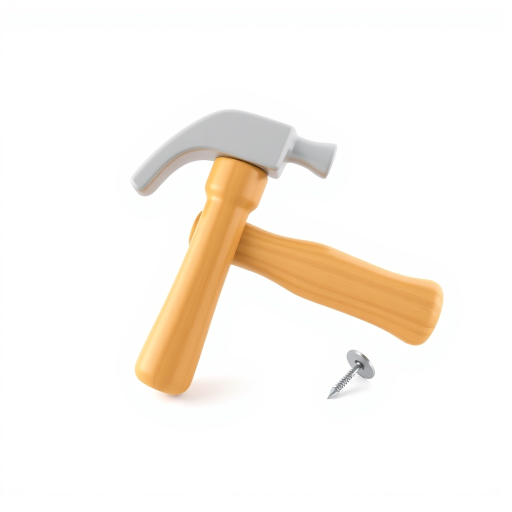
#> input picture art/generated/card_build.jpg, 1024 x 1024 px (shown at 1/2 size)
$ python -i generate_cf.py   (imports and definitions only)
#> lines starting #> are read from the running program, lines starting #| are printed output that depends on the picture; after the words box and inside, x2 and y2 are one past the last pixel; in counts of white or black regions, pixels touching at a corner belong together
#> further down, picture is the input picture: PIL image 1024x1024 RGB; mean R, G, B 250.2, 244.6, 237.8
#!/usr/bin/env python3
"""Makes POPO's illustrations with Cloudflare Workers AI (flux-1-schnell), the same "level 3"
generator goshyar_game uses (.claude/skills/level-3-image-generator), and installs them in the app.

    python3 tools/art/prompts.py                     # refresh art/art_manifest.json
    python3 tools/art/generate_cf.py                 # every image that is still missing
    python3 tools/art/generate_cf.py --only popo_welcome popo_happy
    python3 tools/art/generate_cf.py --kind character background
    python3 tools/art/generate_cf.py --process-only  # re-cut what is already in art/generated/

Needs CF_ACCOUNT_ID and CF_API_TOKEN (environment or the project's .env; see .env.example; more accounts as
CF_ACCOUNT_ID_2/CF_API_TOKEN_2 …, used in turn when one runs out of its daily allocation) and
network access to api.cloudflare.com. The token is only used here, on your machine; it never goes
into the app.

Steps per image:
  1. art/generated/<id>.jpg  — the raw 1024×1024 render (kept, so re-cutting is free)
  2. objects and character poses: the white background is removed (soft shadows stay as
     half-transparent grey), the subject is trimmed and centred on a square
  3. written as WebP to the item's target (assets/art/...), which the app prefers over the vector
     drawing with the same id — no code change needed
  4. tools/build_manifest.py refreshes the asset list and checksums
"""
from __future__ import annotations

import argparse
import base64
import json
import os
import subprocess
import sys
import time
import urllib.error
import urllib.request
from pathlib import Path

import numpy as np
from PIL import Image, ImageFilter

ROOT = Path(__file__).resolve().parents[2]
MANIFEST = ROOT / "art/art_manifest.json"
RAW = ROOT / "art/generated"


class QuotaUsed(Exception):
    """This account's free daily allocation is used up."""


# [50 lines left out: functions accounts, _pairs, generate, not called in this run]


def cut_out(img: Image.Image) -> Image.Image:
    """Removes the plain white background that is connected to the border."""
    rgb = np.asarray(img.convert("RGB")).astype(np.int16)
    lum = rgb.mean(axis=2)
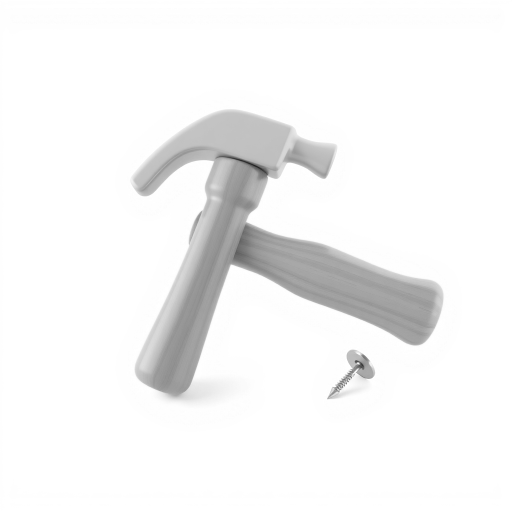
#> lum: shape (1024, 1024) float64 (shown at 1/2 size); min 26, max 255, mean 244.2
    sat = rgb.max(axis=2) - rgb.min(axis=2)
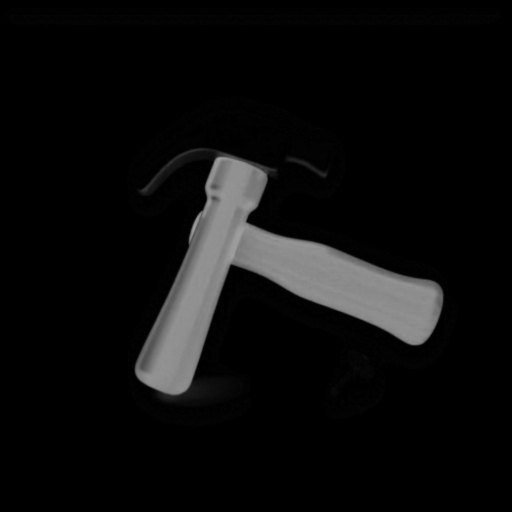
#> sat: shape (1024, 1024) int16 (shown at 1/2 size); min 0, max 162, mean 12.7
    light = (lum > 200) & (sat < 28)
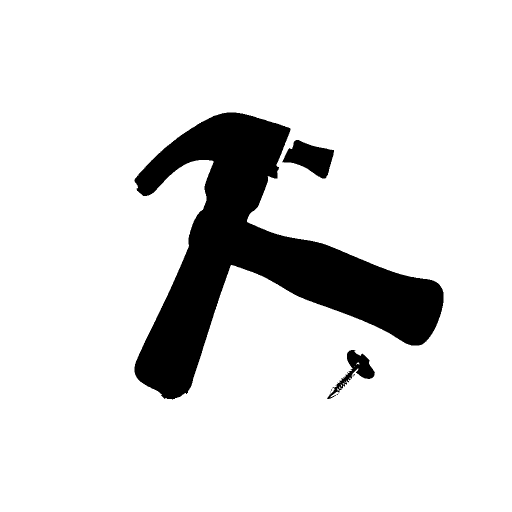
#> light: shape (1024, 1024) bool (shown at 1/2 size); 87.8% white; 10 black regions (7 under 20 px), largest, box (x1, y1, x2, y2) and area: (269, 225, 887, 799) 121352, (565, 280, 668, 357) 4437, (654, 700, 750, 798) 2524
    bg = np.zeros_like(light)
    bg[0, :], bg[-1, :], bg[:, 0], bg[:, -1] = light[0, :], light[-1, :], light[:, 0], light[:, -1]
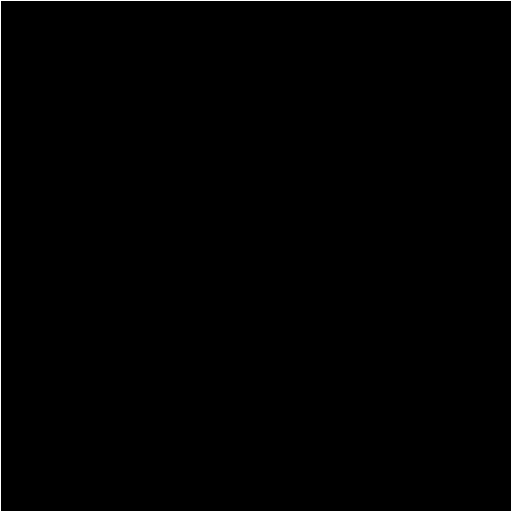
#> bg: shape (1024, 1024) bool (shown at 1/2 size); 0.39% white in thin lines or dots
    while True:  # flood fill by repeated dilation, limited to light pixels
        grown = bg.copy()
        grown[1:, :] |= bg[:-1, :]
        grown[:-1, :] |= bg[1:, :]
        grown[:, 1:] |= bg[:, :-1]
        grown[:, :-1] |= bg[:, 1:]
        grown &= light
        if (grown == bg).all():
            break
        bg = grown
#> this loop made 530 passes
#> pass 2, in cut_out, `grown &= light`:
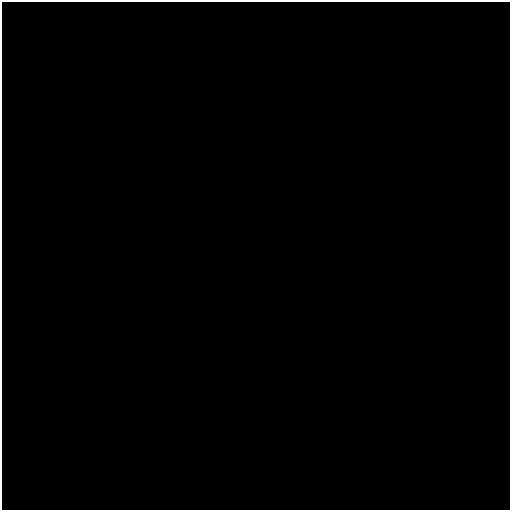
#> grown: shape (1024, 1024) bool (shown at 1/2 size); 1.2% white; 1 white region, box (x1, y1, x2, y2) and area: (0, 0, 1024, 1024) 12252
#> after the loop: grown: shape (1024, 1024) bool; 87.8% white; 10 black regions (7 under 20 px), largest, box (x1, y1, x2, y2) and area: (269, 225, 887, 799) 121352, (565, 280, 668, 357) 4437, (654, 700, 750, 798) 2587
    alpha = np.full(lum.shape, 255.0)
    # pure white → transparent; light grey (soft shadow) → half-transparent
    alpha[bg] = np.clip((250 - lum[bg]) / 50 * 150, 0, 150)
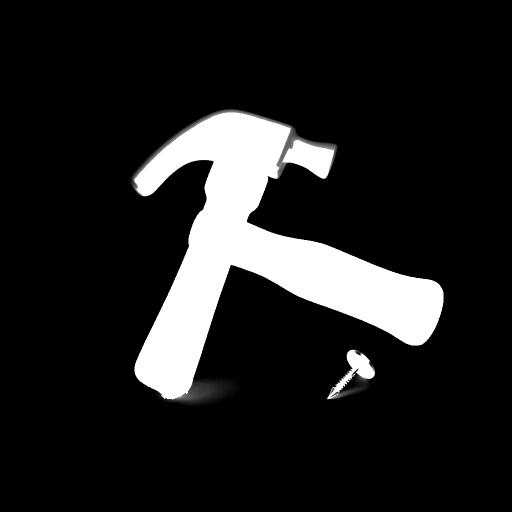
#> alpha: shape (1024, 1024) float64 (shown at 1/2 size); min 0, max 255, mean 32
    a = Image.fromarray(alpha.astype(np.uint8)).filter(ImageFilter.GaussianBlur(0.8))
    out = img.convert("RGBA")
    out.putalpha(a)
    return out


# [92 lines left out: functions cut_key, square, install, main, not called in this run]


# [2 lines not run here, left out]

>>> from PIL import Image
>>> picture = Image.open('../../art/generated/card_build.jpg')
>>> result = cut_out(picture)

$ run again, on art/generated/guitar.jpg
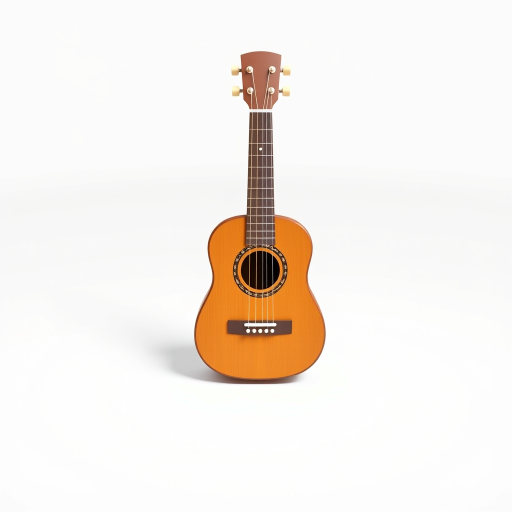
#> input picture art/generated/guitar.jpg, 1024 x 1024 px (shown at 1/2 size)
#> picture is the input picture: PIL image 1024x1024 RGB; mean R, G, B 245.2, 238.9, 233.2
#> in cut_out, `light = (lum > 200) & (sat < 28)`:
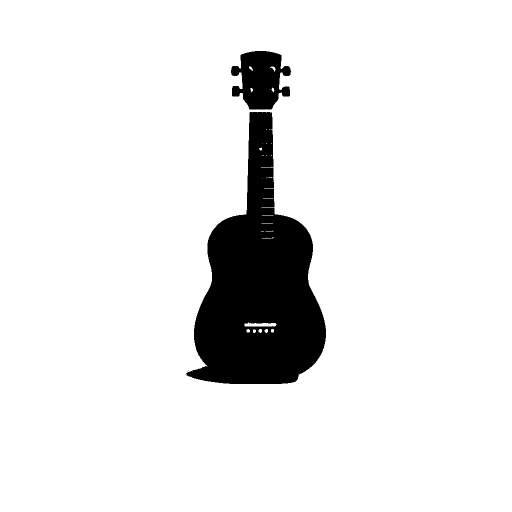
#> light: shape (1024, 1024) bool (shown at 1/2 size); 91.2% white; 3 black regions (1 under 20 px), largest, box (x1, y1, x2, y2) and area: (371, 224, 652, 768) 82942, (462, 102, 582, 219) 9521
#> bg: shape (1024, 1024) bool; 0.39% white in thin lines or dots
#> in cut_out, `alpha[bg] = np.clip((250 - lum[bg]) / 50 * 150, 0, 150)`:
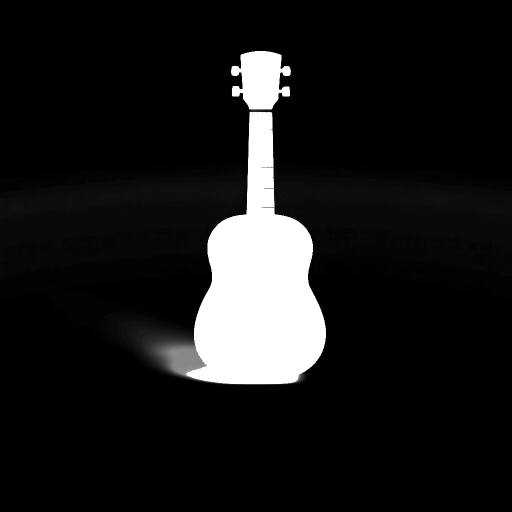
#> alpha: shape (1024, 1024) float64 (shown at 1/2 size); min 0, max 255, mean 25
